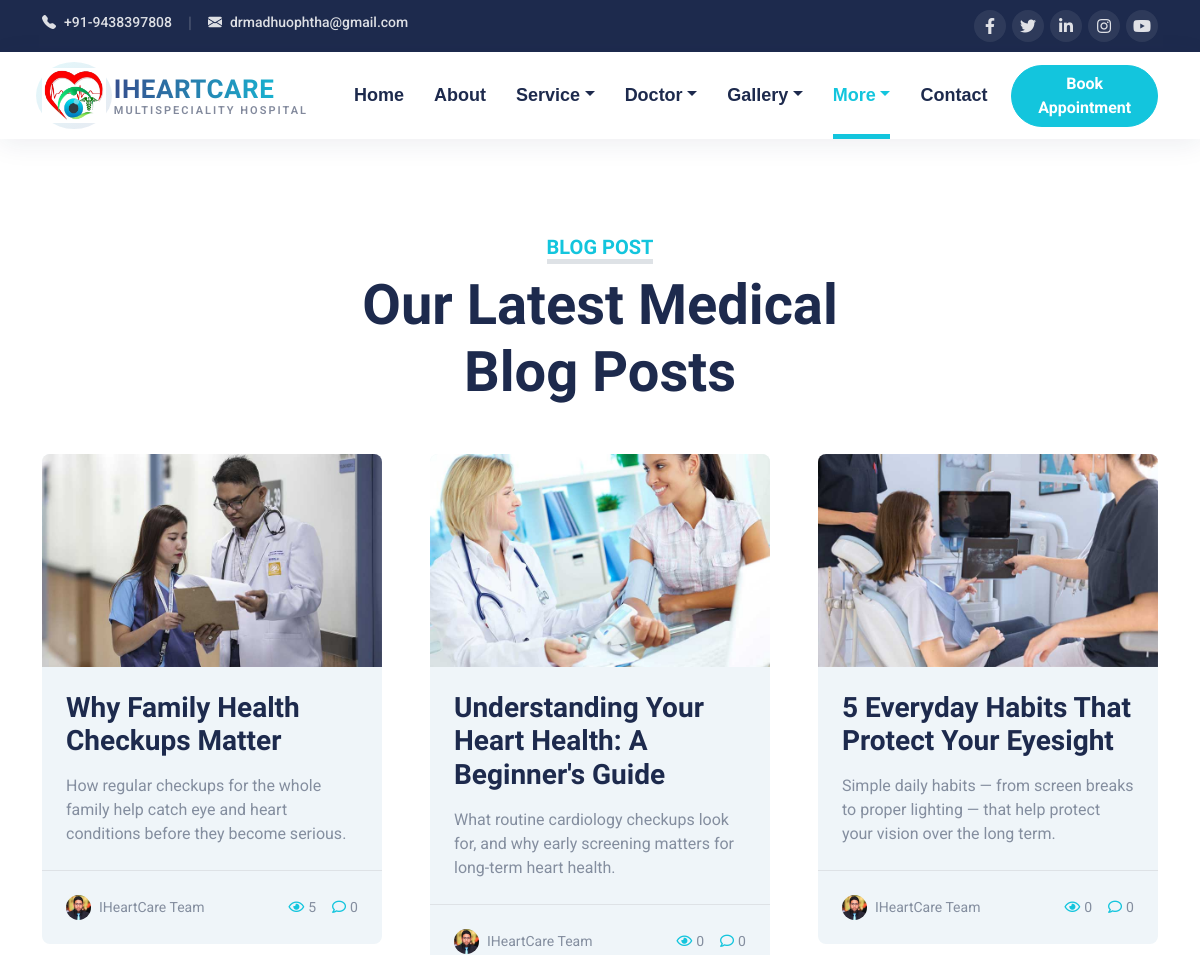
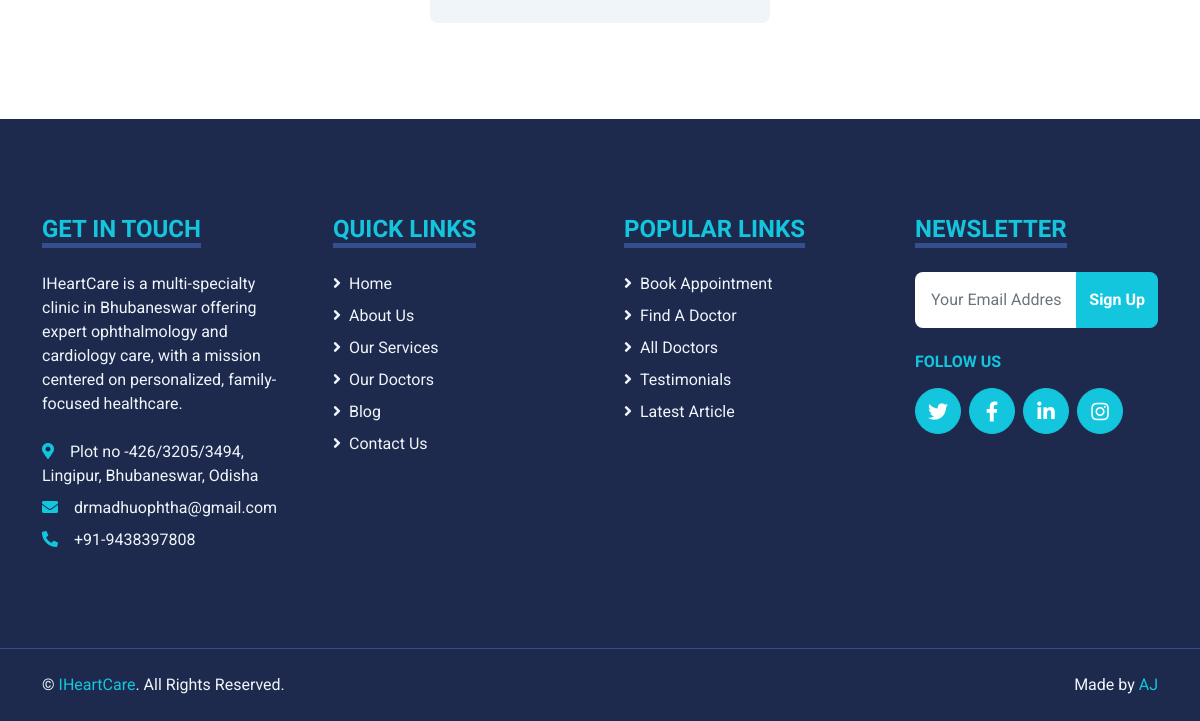
The page /blog/ on the database as committed earlier (2 pictures, top to bottom).
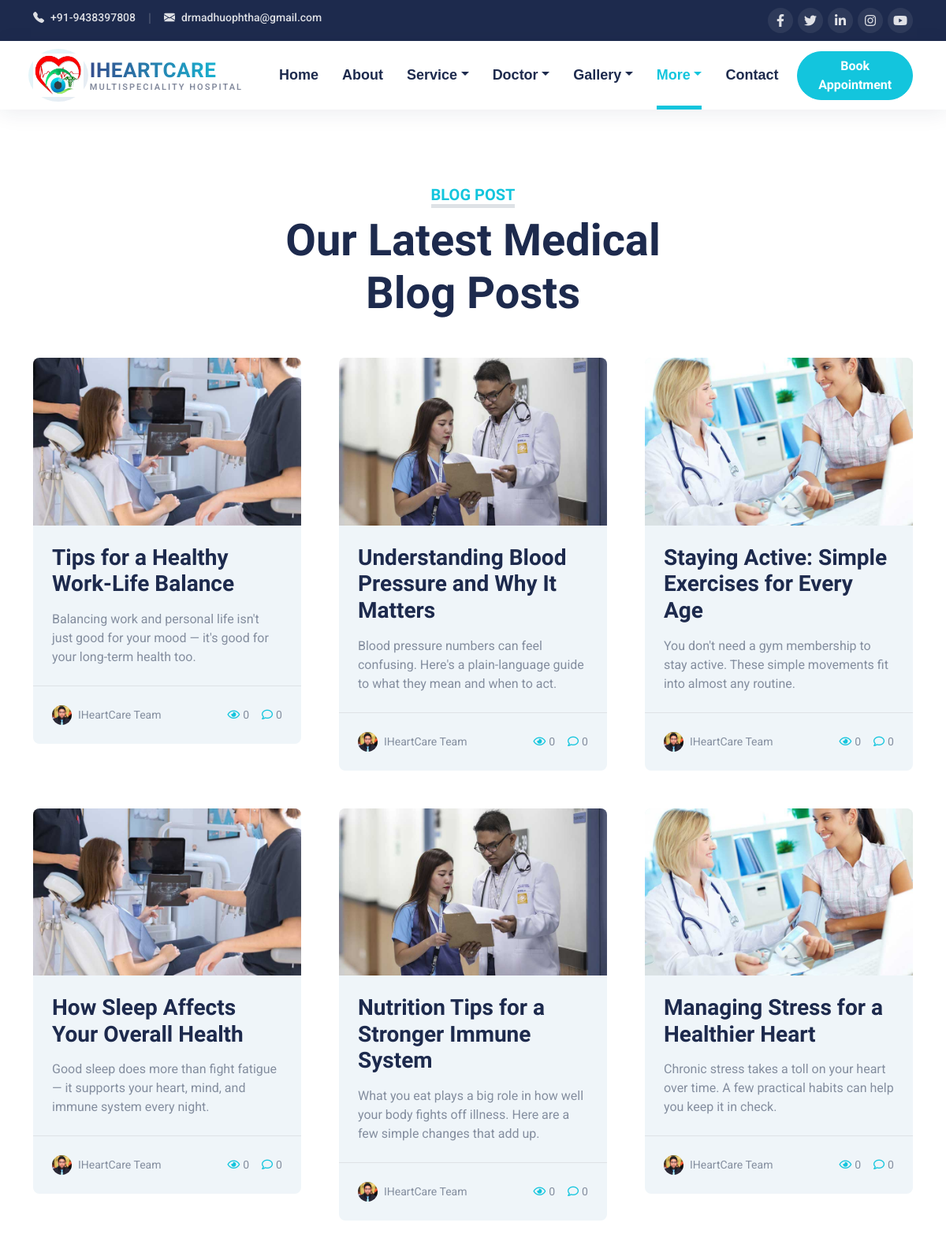
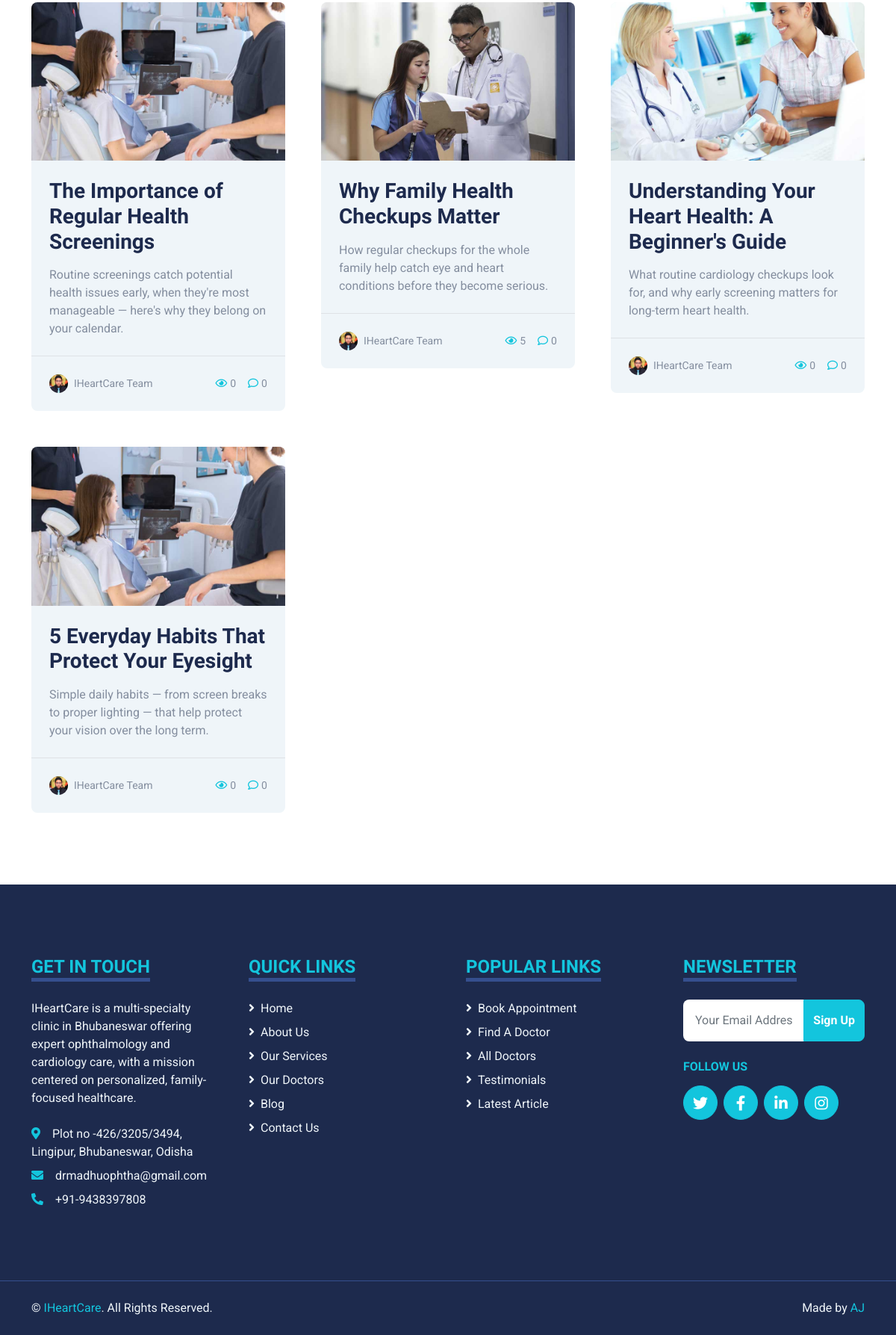
The same page on the database as committed later (2 pictures, top to bottom).
### core/models.py (models this page shows, shortened)
class SiteSettings(models.Model):
    site_name = models.CharField(max_length=100, default="IHeartCare")
    phone = models.CharField(max_length=30, default="+012 345 6789")
    email = models.EmailField(default="info@iheartcare.com")
    address = models.CharField(max_length=255, default="123 Street, New York, USA")
    about_text = models.TextField(
        blank=True,
        default="IHeartCare is committed to providing personalized, family-centered "
        "healthcare with compassion and expertise.",
    )
    map_embed_url = models.URLField(blank=True, help_text="Google Maps embed URL for the contact page")
    facebook_url = models.URLField(blank=True, default="#!")
    twitter_url = models.URLField(blank=True, default="#!")
    linkedin_url = models.URLField(blank=True, default="#!")
    instagram_url = models.URLField(blank=True, default="#!")
    youtube_url = models.URLField(blank=True, default="#!")
    class Meta:
        verbose_name = "Site Settings"
        verbose_name_plural = "Site Settings"
    @classmethod
    def load(cls):
        obj, _ = cls.objects.get_or_create(pk=1)
        return obj

class BlogPost(models.Model):
    title = models.CharField(max_length=200)
    slug = models.SlugField(max_length=220, unique=True)
    image = models.ImageField(upload_to="blog/", blank=True, null=True)
    author_name = models.CharField(max_length=100, default="Admin")
    excerpt = models.TextField(blank=True)
    content = models.TextField(blank=True)
    views_count = models.PositiveIntegerField(default=0)
    comments_count = models.PositiveIntegerField(default=0)
    is_published = models.BooleanField(default=True)
    published_at = models.DateTimeField(auto_now_add=True)
    class Meta:
        ordering = ["-published_at"]
    def get_absolute_url(self):
        return reverse("core:blog_detail", args=[self.slug])

### core/views.py (the view)
# urls.py: path("blog/", views.blog_list, name="blog"),
def blog_list(request):
    context = _base_context("blog")
    context["posts"] = BlogPost.objects.filter(is_published=True)
    return render(request, "blog/blog.html", context)

### templates/blog/blog.html (shortened to what this page needs)
{% extends "base.html" %}
{% load static %}
{% block content %}
<div class="container-fluid py-5">
    <div class="container">
        <div class="text-center mx-auto mb-5" style="max-width: 500px;">
            <h5 class="d-inline-block text-primary text-uppercase border-bottom border-5">Blog Post</h5>
            <h1 class="display-4">Our Latest Medical Blog Posts</h1>
        </div>
        <div class="row g-5">
            {% for post in posts %}
            <div class="col-xl-4 col-lg-6">
                {% include "partials/blog_card.html" %}
            </div>
            {% empty %}
            <div class="col-12 text-center">
                <p>No blog posts yet. Check back soon.</p>
            </div>
            {% endfor %}
        </div>
    </div>
</div>
{% endblock %}

### templates/base.html (shortened to what this page needs)
{% load static %}
<!DOCTYPE html>
<html lang="en">
<head>
    <link href="https://cdnjs.cloudflare.com/ajax/libs/font-awesome/5.15.0/css/all.min.css" rel="stylesheet">
    <link href="https://cdn.jsdelivr.net/npm/bootstrap-icons@1.4.1/font/bootstrap-icons.css" rel="stylesheet">
    <link href="{% static 'core/lib/owlcarousel/assets/owl.carousel.min.css' %}" rel="stylesheet">
    <link href="{% static 'core/lib/tempusdominus/css/tempusdominus-bootstrap-4.min.css' %}" rel="stylesheet" />
    <link href="{% static 'core/css/bootstrap.min.css' %}" rel="stylesheet">
    <link href="{% static 'core/css/style.css' %}?v={% now 'U' %}" rel="stylesheet">
</head>
<body>
    {% include "partials/navbar.html" %}
    {% block content %}{% endblock %}
    {% include "partials/footer.html" %}
</body>
</html>

### templates/partials/navbar.html (shortened to what this page needs)
{% load static %}
<div class="topbar container-fluid d-none d-lg-block">
    <div class="container">
        <div class="row">
            <div class="col-md-6 text-center text-lg-start mb-2 mb-lg-0">
                <div class="d-inline-flex align-items-center">
                    <a class="topbar-link pe-3" href="tel:{{ site_settings.phone }}"><i
                            class="bi bi-telephone-fill me-2"></i>{{ site_settings.phone }}</a>
                    <span class="topbar-divider">|</span>
                    <a class="topbar-link px-3" href="mailto:{{ site_settings.email }}"><i
                            class="bi bi-envelope-fill me-2"></i>{{ site_settings.email }}</a>
                </div>
            </div>
            <div class="col-md-6 text-center text-lg-end">
                <div class="d-inline-flex align-items-center">
                    <a class="topbar-social" href="{{ site_settings.facebook_url }}">
                        <i class="fab fa-facebook-f"></i>
                    </a>
                    <a class="topbar-social" href="{{ site_settings.twitter_url }}">
                        <i class="fab fa-twitter"></i>
                    </a>
                    <a class="topbar-social" href="{{ site_settings.linkedin_url }}">
                        <i class="fab fa-linkedin-in"></i>
                    </a>
                    <a class="topbar-social" href="{{ site_settings.instagram_url }}">
                        <i class="fab fa-instagram"></i>
                    </a>
                    <a class="topbar-social" href="{{ site_settings.youtube_url }}">
                        <i class="fab fa-youtube"></i>
                    </a>
                </div>
            </div>
        </div>
    </div>
</div>
<div class="container-fluid sticky-top bg-white main-navbar{% if active != 'home' %} mb-5{% endif %}" id="mainNavbar">
    <div class="container">
        <nav class="navbar navbar-expand-lg bg-white navbar-light py-3 py-lg-0">
            <a href="{% url 'core:home' %}" class="navbar-brand d-flex align-items-center">
                <div class="navbar-logo-wrap me-2">
                    <img src="{% static 'core/img/logo.png' %}" alt="{{ site_settings.site_name }}" class="navbar-logo">
                </div>
                <div class="navbar-brand-text">
                    <h1 class="m-0 text-uppercase">{{ site_settings.site_name }}</h1>
                    <span class="navbar-brand-tagline">Multispeciality Hospital</span>
                </div>
            </a>
            <div class="collapse navbar-collapse" id="navbarCollapse">
                <div class="navbar-nav ms-auto py-0 align-items-lg-center">
                    <a href="{% url 'core:home' %}" class="nav-item nav-link {% if active == 'home' %}active{% endif %}">Home</a>
                    <a href="{% url 'core:about' %}" class="nav-item nav-link {% if active == 'about' %}active{% endif %}">About</a>
                    <div class="nav-item dropdown">
                        <a href="{% url 'core:service' %}" class="nav-link dropdown-toggle {% if active == 'service' %}active{% endif %}" data-bs-toggle="dropdown">Service</a>
                    </div>
                    <div class="nav-item dropdown">
                        <a href="{% url 'core:price' %}" class="nav-link dropdown-toggle {% if active == 'price' %}active{% endif %}" data-bs-toggle="dropdown">Doctor</a>
                    </div>
                    <div class="nav-item dropdown">
                        <a href="#" class="nav-link dropdown-toggle {% if active in gallery_group %}active{% endif %}" data-bs-toggle="dropdown">Gallery</a>
                    </div>
                    <div class="nav-item dropdown">
                        <a href="#" class="nav-link dropdown-toggle {% if active in pages_group %}active{% endif %}" data-bs-toggle="dropdown">More</a>
                    </div>
                    <a href="{% url 'core:contact' %}" class="nav-item nav-link {% if active == 'contact' %}active{% endif %}">Contact</a>
                    <a href="{% url 'core:appointment' %}" class="btn btn-primary rounded-pill px-4 ms-lg-4 my-3 my-lg-0">Book Appointment</a>
                </div>
            </div>
        </nav>
    </div>
</div>

### templates/partials/blog_card.html
{% load static %}
<div class="bg-light rounded overflow-hidden">
    {% if post.image %}
    <img class="img-fluid w-100" src="{{ post.image.url }}" alt="{{ post.title }}">
    {% else %}
    <img class="img-fluid w-100" src="{% static 'core/img/blog-1.jpg' %}" alt="{{ post.title }}">
    {% endif %}
    <div class="p-4">
        <a class="h3 d-block mb-3" href="{{ post.get_absolute_url }}">{{ post.title }}</a>
        <p class="m-0">{{ post.excerpt }}</p>
    </div>
    <div class="d-flex justify-content-between border-top p-4">
        <div class="d-flex align-items-center">
            <img class="rounded-circle me-2" src="{% static 'core/img/user.jpg' %}" width="25" height="25" alt="">
            <small>{{ post.author_name }}</small>
        </div>
        <div class="d-flex align-items-center">
            <small class="ms-3"><i class="far fa-eye text-primary me-1"></i>{{ post.views_count }}</small>
            <small class="ms-3"><i class="far fa-comment text-primary me-1"></i>{{ post.comments_count }}</small>
        </div>
    </div>
</div>

### templates/partials/footer.html
{% load static %}
<div class="container-fluid bg-dark text-light mt-5 py-5">
    <div class="container py-5">
        <div class="row g-5">
            <div class="col-lg-3 col-md-6">
                <h4 class="d-inline-block text-primary text-uppercase border-bottom border-5 border-secondary mb-4">
                    Get In Touch</h4>
                <p class="mb-4">{{ site_settings.about_text }}</p>
                <p class="mb-2"><i class="fa fa-map-marker-alt text-primary me-3"></i>{{ site_settings.address }}</p>
                <p class="mb-2"><i class="fa fa-envelope text-primary me-3"></i>{{ site_settings.email }}</p>
                <p class="mb-0"><i class="fa fa-phone-alt text-primary me-3"></i>{{ site_settings.phone }}</p>
            </div>
            <div class="col-lg-3 col-md-6">
                <h4 class="d-inline-block text-primary text-uppercase border-bottom border-5 border-secondary mb-4">
                    Quick Links</h4>
                <div class="d-flex flex-column justify-content-start">
                    <a class="text-light mb-2" href="{% url 'core:home' %}"><i class="fa fa-angle-right me-2"></i>Home</a>
                    <a class="text-light mb-2" href="{% url 'core:about' %}"><i class="fa fa-angle-right me-2"></i>About Us</a>
                    <a class="text-light mb-2" href="{% url 'core:service' %}"><i class="fa fa-angle-right me-2"></i>Our Services</a>
                    <a class="text-light mb-2" href="{% url 'core:team' %}"><i class="fa fa-angle-right me-2"></i>Our Doctors</a>
                    <a class="text-light mb-2" href="{% url 'core:blog' %}"><i class="fa fa-angle-right me-2"></i>Blog</a>
                    <a class="text-light" href="{% url 'core:contact' %}"><i class="fa fa-angle-right me-2"></i>Contact Us</a>
                </div>
            </div>
            <div class="col-lg-3 col-md-6">
                <h4 class="d-inline-block text-primary text-uppercase border-bottom border-5 border-secondary mb-4">
                    Popular Links</h4>
                <div class="d-flex flex-column justify-content-start">
                    <a class="text-light mb-2" href="{% url 'core:appointment' %}"><i class="fa fa-angle-right me-2"></i>Book Appointment</a>
                    <a class="text-light mb-2" href="{% url 'core:search' %}"><i class="fa fa-angle-right me-2"></i>Find A Doctor</a>
                    <a class="text-light mb-2" href="{% url 'core:price' %}"><i class="fa fa-angle-right me-2"></i>All Doctors</a>
                    <a class="text-light mb-2" href="{% url 'core:testimonial' %}"><i class="fa fa-angle-right me-2"></i>Testimonials</a>
                    <a class="text-light" href="{% url 'core:detail' %}"><i class="fa fa-angle-right me-2"></i>Latest Article</a>
                </div>
            </div>
            <div class="col-lg-3 col-md-6">
                <h4 class="d-inline-block text-primary text-uppercase border-bottom border-5 border-secondary mb-4">
                    Newsletter</h4>
                <form action="">
                    <div class="input-group">
                        <input type="text" class="form-control p-3 border-0" placeholder="Your Email Address">
                        <button class="btn btn-primary">Sign Up</button>
                    </div>
                </form>
                <h6 class="text-primary text-uppercase mt-4 mb-3">Follow Us</h6>
                <div class="d-flex">
                    <a class="btn btn-lg btn-primary btn-lg-square rounded-circle me-2" href="{{ site_settings.twitter_url }}"><i
                            class="fab fa-twitter"></i></a>
                    <a class="btn btn-lg btn-primary btn-lg-square rounded-circle me-2" href="{{ site_settings.facebook_url }}"><i
                            class="fab fa-facebook-f"></i></a>
                    <a class="btn btn-lg btn-primary btn-lg-square rounded-circle me-2" href="{{ site_settings.linkedin_url }}"><i
                            class="fab fa-linkedin-in"></i></a>
                    <a class="btn btn-lg btn-primary btn-lg-square rounded-circle" href="{{ site_settings.instagram_url }}"><i
                            class="fab fa-instagram"></i></a>
                </div>
            </div>
        </div>
    </div>
</div>
<div class="container-fluid bg-dark text-light border-top border-secondary py-4">
    <div class="container">
        <div class="row g-5">
            <div class="col-md-6 text-center text-md-start">
                <p class="mb-md-0">&copy; <a class="text-primary" href="{% url 'core:home' %}">{{ site_settings.site_name }}</a>. All Rights Reserved.
                </p>
            </div>
            <div class="col-md-6 text-center text-md-end">
                <p class="mb-0">Made by <span class="text-primary">AJ</span></p>
            </div>
        </div>
    </div>
</div>

Rows that differ between the two databases and show on the page:
added BlogPost: image (picture), title "Tips for a Healthy Work-Life Balance", excerpt "Balancing work and personal life isn't just good for your mood — it's good for your long-term health too.", author_name "IHeartCare Team", views_count "0", comments_count "0"
added BlogPost: image (picture), title "Understanding Blood Pressure and Why It Matters", excerpt "Blood pressure numbers can feel confusing. Here's a plain-language guide to what they mean and when to act.", author_name "IHeartCare Team", views_count "0", comments_count "0"
added BlogPost: image (picture), title "Staying Active: Simple Exercises for Every Age", excerpt "You don't need a gym membership to stay active. These simple movements fit into almost any routine.", author_name "IHeartCare Team", views_count "0", comments_count "0"
added BlogPost: image (picture), title "How Sleep Affects Your Overall Health", excerpt "Good sleep does more than fight fatigue — it supports your heart, mind, and immune system every night.", author_name "IHeartCare Team", views_count "0", comments_count "0"
added BlogPost: image (picture), title "Nutrition Tips for a Stronger Immune System", excerpt "What you eat plays a big role in how well your body fights off illness. Here are a few simple changes that add up.", author_name "IHeartCare Team", views_count "0", comments_count "0"
added BlogPost: image (picture), title "Managing Stress for a Healthier Heart", excerpt "Chronic stress takes a toll on your heart over time. A few practical habits can help you keep it in check.", author_name "IHeartCare Team", views_count "0", comments_count "0"
added BlogPost: image (picture), title "The Importance of Regular Health Screenings", excerpt "Routine screenings catch potential health issues early, when they're most manageable — here's why they belong on your calendar.", author_name "IHeartCare Team", views_count "0", comments_count "0"
